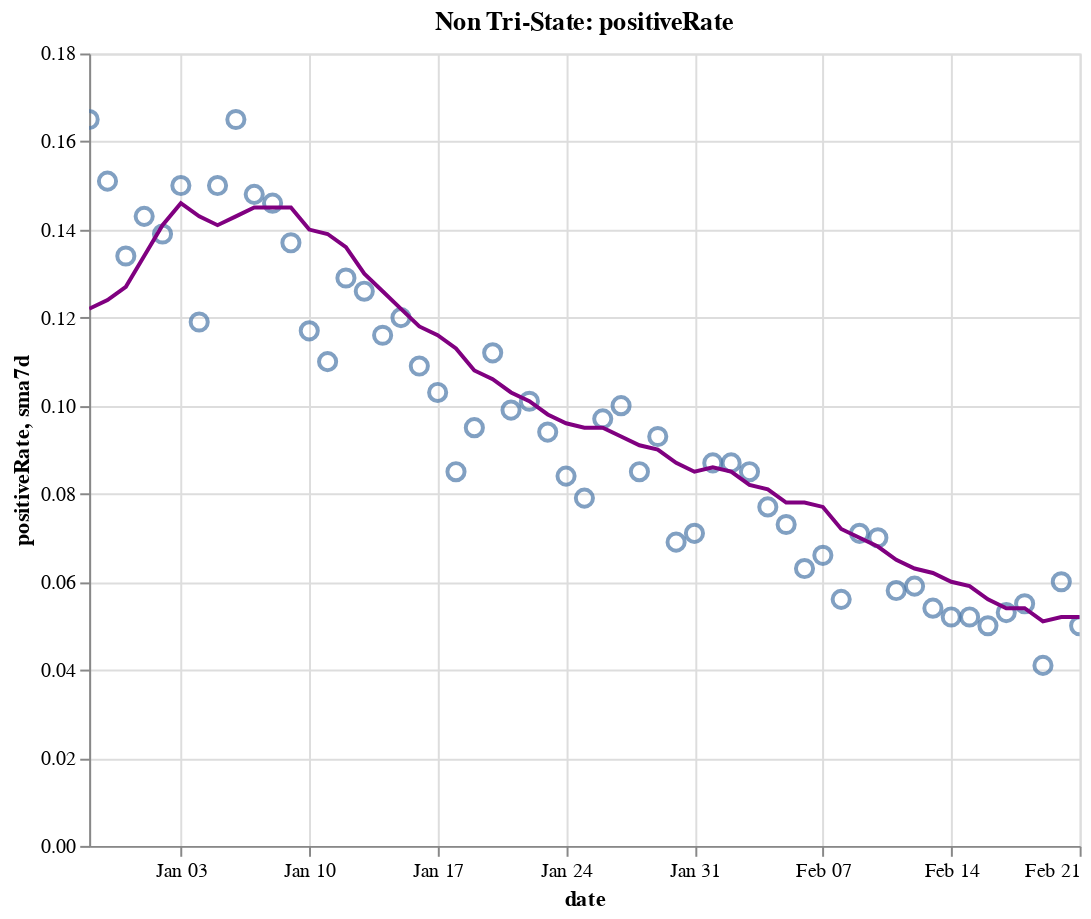

The code cell stored with this chart in its notebook:
### Code cell
create_plot(non_tristate, 'positiveRate')

### Figure 1 — Vega-Lite specification as saved in the notebook (floating-point values rounded to 4 significant figures)
{"config": {"view": {"continuousWidth": 400, "continuousHeight": 300}}, "layer": [{"layer": [{"mark": {"type": "point", "size": 75}, "encoding": {"tooltip": [{"type": "temporal", "field": "date"}, {"type": "quantitative", "field": "positiveRate"}, {"type": "quantitative", "field": "sma7d"}], "x": {"type": "temporal", "field": "date"}, "y": {"type": "quantitative", "field": "positiveRate"}}, "selection": {"selector016": {"type": "interval", "bind": "scales", "encodings": ["x", "y"]}}}, {"mark": {"type": "line", "color": "purple"}, "encoding": {"x": {"type": "temporal", "field": "date"}, "y": {"type": "quantitative", "field": "sma7d"}}}]}, {"mark": {"type": "rule", "color": "#aaa"}, "encoding": {"x": {"type": "temporal", "field": "date"}}, "transform": [{"filter": {"selection": "selector015"}}]}, {"mark": "circle", "encoding": {"opacity": {"condition": {"value": 1, "selection": "selector015"}, "value": 0}, "tooltip": [{"type": "temporal", "field": "date"}, {"type": "quantitative", "field": "positiveRate"}, {"type": "quantitative", "field": "sma7d"}], "x": {"type": "temporal", "field": "date"}, "y": {"type": "quantitative", "field": "positiveRate"}}, "selection": {"selector015": {"type": "single", "encodings": ["x"], "on": "mouseover", "nearest": true, "empty": "none"}}}, {"mark": {"type": "text", "align": "left", "dx": 5, "dy": -5, "stroke": "white", "strokeWidth": 2}, "encoding": {"text": {"type": "quantitative", "field": "positiveRate"}, "tooltip": [{"type": "temporal", "field": "date"}, {"type": "quantitative", "field": "positiveRate"}, {"type": "quantitative", "field": "sma7d"}], "x": {"type": "temporal", "field": "date"}, "y": {"type": "quantitative", "field": "positiveRate"}}, "transform": [{"filter": {"selection": "selector015"}}]}, {"mark": {"type": "text", "align": "left", "dx": 5, "dy": -5}, "encoding": {"text": {"type": "quantitative", "field": "positiveRate"}, "tooltip": [{"type": "temporal", "field": "date"}, {"type": "quantitative", "field": "positiveRate"}, {"type": "quantitative", "field": "sma7d"}], "x": {"type": "temporal", "field": "date"}, "y": {"type": "quantitative", "field": "positiveRate"}}, "transform": [{"filter": {"selection": "selector015"}}]}], "data": {"name": "data-690b22d68a6b7fd7d55bbdcf7718c362"}, "height": 400, "title": "Non Tri-State: positiveRate", "width": 500, "$schema": "https://vega.github.io/schema/vega-lite/v4.8.1.json", "datasets": {"data-690b22d68a6b7fd7d55bbdcf7718c362": [{"date": "2020-12-29T00:00:00", "totalTestResultsIncrease": 1112000.0, "positiveIncrease": 183100.0, "death": 275100.0, "deathIncrease": 3016.0, "positiveRate": 0.165, "state": "Non Tri-State", "sma7d": 0.122}, {"date": "2020-12-30T00:00:00", "totalTestResultsIncrease": 1389000.0, "positiveIncrease": 209100.0, "death": 278700.0, "deathIncrease": 3536.0, "positiveRate": 0.151, "state": "Non Tri-State", "sma7d": 0.124}, {"date": "2020-12-31T00:00:00", "totalTestResultsIncrease": 1508000.0, "positiveIncrease": 201700.0, "death": 281700.0, "deathIncrease": 3041.0, "positiveRate": 0.134, "state": "Non Tri-State", "sma7d": 0.127}, {"date": "2021-01-01T00:00:00", "totalTestResultsIncrease": 1119000.0, "positiveIncrease": 160500.0, "death": 284000.0, "deathIncrease": 2306.0, "positiveRate": 0.143, "state": "Non Tri-State", "sma7d": 0.134}, {"date": "2021-01-02T00:00:00", "totalTestResultsIncrease": 1833000.0, "positiveIncrease": 255000.0, "death": 286200.0, "deathIncrease": 2146.0, "positiveRate": 0.139, "state": "Non Tri-State", "sma7d": 0.141}, {"date": "2021-01-03T00:00:00", "totalTestResultsIncrease": 1283000.0, "positiveIncrease": 193000.0, "death": 287500.0, "deathIncrease": 1295.0, "positiveRate": 0.15, "state": "Non Tri-State", "sma7d": 0.146}, {"date": "2021-01-04T00:00:00", "totalTestResultsIncrease": 1360000.0, "positiveIncrease": 161500.0, "death": 288700.0, "deathIncrease": 1270.0, "positiveRate": 0.119, "state": "Non Tri-State", "sma7d": 0.143}, {"date": "2021-01-05T00:00:00", "totalTestResultsIncrease": 1319000.0, "positiveIncrease": 197800.0, "death": 291900.0, "deathIncrease": 3168.0, "positiveRate": 0.15, "state": "Non Tri-State", "sma7d": 0.141}, {"date": "2021-01-06T00:00:00", "totalTestResultsIncrease": 1365000.0, "positiveIncrease": 225200.0, "death": 295500.0, "deathIncrease": 3560.0, "positiveRate": 0.165, "state": "Non Tri-State", "sma7d": 0.143}, {"date": "2021-01-07T00:00:00", "totalTestResultsIncrease": 1647000.0, "positiveIncrease": 243600.0, "death": 299200.0, "deathIncrease": 3700.0, "positiveRate": 0.148, "state": "Non Tri-State", "sma7d": 0.145}, {"date": "2021-01-08T00:00:00", "totalTestResultsIncrease": 1828000.0, "positiveIncrease": 266100.0, "death": 302600.0, "deathIncrease": 3468.0, "positiveRate": 0.146, "state": "Non Tri-State", "sma7d": 0.145}, {"date": "2021-01-09T00:00:00", "totalTestResultsIncrease": 1787000.0, "positiveIncrease": 245000.0, "death": 305900.0, "deathIncrease": 3249.0, "positiveRate": 0.137, "state": "Non Tri-State", "sma7d": 0.145}, {"date": "2021-01-10T00:00:00", "totalTestResultsIncrease": 1772000.0, "positiveIncrease": 207700.0, "death": 307800.0, "deathIncrease": 1883.0, "positiveRate": 0.117, "state": "Non Tri-State", "sma7d": 0.14}, {"date": "2021-01-11T00:00:00", "totalTestResultsIncrease": 1541000.0, "positiveIncrease": 168800.0, "death": 309200.0, "deathIncrease": 1426.0, "positiveRate": 0.11, "state": "Non Tri-State", "sma7d": 0.139}, {"date": "2021-01-12T00:00:00", "totalTestResultsIncrease": 1510000.0, "positiveIncrease": 194500.0, "death": 313000.0, "deathIncrease": 3758.0, "positiveRate": 0.129, "state": "Non Tri-State", "sma7d": 0.136}, {"date": "2021-01-13T00:00:00", "totalTestResultsIncrease": 1578000.0, "positiveIncrease": 198500.0, "death": 316700.0, "deathIncrease": 3710.0, "positiveRate": 0.126, "state": "Non Tri-State", "sma7d": 0.13}, {"date": "2021-01-14T00:00:00", "totalTestResultsIncrease": 1752000.0, "positiveIncrease": 203900.0, "death": 320300.0, "deathIncrease": 3602.0, "positiveRate": 0.116, "state": "Non Tri-State", "sma7d": 0.126}, {"date": "2021-01-15T00:00:00", "totalTestResultsIncrease": 1825000.0, "positiveIncrease": 218300.0, "death": 323600.0, "deathIncrease": 3384.0, "positiveRate": 0.12, "state": "Non Tri-State", "sma7d": 0.122}, {"date": "2021-01-16T00:00:00", "totalTestResultsIncrease": 1796000.0, "positiveIncrease": 196100.0, "death": 327100.0, "deathIncrease": 3456.0, "positiveRate": 0.109, "state": "Non Tri-State", "sma7d": 0.118}, {"date": "2021-01-17T00:00:00", "totalTestResultsIncrease": 1641000.0, "positiveIncrease": 168200.0, "death": 329000.0, "deathIncrease": 1856.0, "positiveRate": 0.103, "state": "Non Tri-State", "sma7d": 0.116}, {"date": "2021-01-18T00:00:00", "totalTestResultsIncrease": 1502000.0, "positiveIncrease": 128100.0, "death": 330100.0, "deathIncrease": 1145.0, "positiveRate": 0.085, "state": "Non Tri-State", "sma7d": 0.113}, {"date": "2021-01-19T00:00:00", "totalTestResultsIncrease": 1340000.0, "positiveIncrease": 127400.0, "death": 332000.0, "deathIncrease": 1903.0, "positiveRate": 0.095, "state": "Non Tri-State", "sma7d": 0.108}, {"date": "2021-01-20T00:00:00", "totalTestResultsIncrease": 1511000.0, "positiveIncrease": 168500.0, "death": 336000.0, "deathIncrease": 4022.0, "positiveRate": 0.112, "state": "Non Tri-State", "sma7d": 0.106}, {"date": "2021-01-21T00:00:00", "totalTestResultsIncrease": 1667000.0, "positiveIncrease": 165700.0, "death": 339600.0, "deathIncrease": 3555.0, "positiveRate": 0.099, "state": "Non Tri-State", "sma7d": 0.103}, {"date": "2021-01-22T00:00:00", "totalTestResultsIncrease": 1674000.0, "positiveIncrease": 169600.0, "death": 343200.0, "deathIncrease": 3651.0, "positiveRate": 0.101, "state": "Non Tri-State", "sma7d": 0.101}, {"date": "2021-01-23T00:00:00", "totalTestResultsIncrease": 1660000.0, "positiveIncrease": 156200.0, "death": 346600.0, "deathIncrease": 3388.0, "positiveRate": 0.094, "state": "Non Tri-State", "sma7d": 0.098}, {"date": "2021-01-24T00:00:00", "totalTestResultsIncrease": 1509000.0, "positiveIncrease": 126200.0, "death": 348400.0, "deathIncrease": 1765.0, "positiveRate": 0.084, "state": "Non Tri-State", "sma7d": 0.096}, {"date": "2021-01-25T00:00:00", "totalTestResultsIncrease": 1408000.0, "positiveIncrease": 111500.0, "death": 349700.0, "deathIncrease": 1307.0, "positiveRate": 0.079, "state": "Non Tri-State", "sma7d": 0.095}, {"date": "2021-01-26T00:00:00", "totalTestResultsIncrease": 1339000.0, "positiveIncrease": 129300.0, "death": 353100.0, "deathIncrease": 3413.0, "positiveRate": 0.097, "state": "Non Tri-State", "sma7d": 0.095}, {"date": "2021-01-27T00:00:00", "totalTestResultsIncrease": 1353000.0, "positiveIncrease": 135700.0, "death": 356900.0, "deathIncrease": 3748.0, "positiveRate": 0.1, "state": "Non Tri-State", "sma7d": 0.093}, {"date": "2021-01-28T00:00:00", "totalTestResultsIncrease": 1614000.0, "positiveIncrease": 137700.0, "death": 360600.0, "deathIncrease": 3723.0, "positiveRate": 0.085, "state": "Non Tri-State", "sma7d": 0.091}, {"date": "2021-01-29T00:00:00", "totalTestResultsIncrease": 1590000.0, "positiveIncrease": 147300.0, "death": 363800.0, "deathIncrease": 3244.0, "positiveRate": 0.093, "state": "Non Tri-State", "sma7d": 0.09}, {"date": "2021-01-30T00:00:00", "totalTestResultsIncrease": 1883000.0, "positiveIncrease": 130700.0, "death": 366600.0, "deathIncrease": 2767.0, "positiveRate": 0.069, "state": "Non Tri-State", "sma7d": 0.087}, {"date": "2021-01-31T00:00:00", "totalTestResultsIncrease": 1469000.0, "positiveIncrease": 104300.0, "death": 368500.0, "deathIncrease": 1888.0, "positiveRate": 0.071, "state": "Non Tri-State", "sma7d": 0.085}, {"date": "2021-02-01T00:00:00", "totalTestResultsIncrease": 1197000.0, "positiveIncrease": 104200.0, "death": 369800.0, "deathIncrease": 1319.0, "positiveRate": 0.087, "state": "Non Tri-State", "sma7d": 0.086}, {"date": "2021-02-02T00:00:00", "totalTestResultsIncrease": 1191000.0, "positiveIncrease": 103700.0, "death": 373100.0, "deathIncrease": 3254.0, "positiveRate": 0.087, "state": "Non Tri-State", "sma7d": 0.085}, {"date": "2021-02-03T00:00:00", "totalTestResultsIncrease": 1270000.0, "positiveIncrease": 108200.0, "death": 376400.0, "deathIncrease": 3387.0, "positiveRate": 0.085, "state": "Non Tri-State", "sma7d": 0.082}, {"date": "2021-02-04T00:00:00", "totalTestResultsIncrease": 1456000.0, "positiveIncrease": 112300.0, "death": 381400.0, "deathIncrease": 4948.0, "positiveRate": 0.077, "state": "Non Tri-State", "sma7d": 0.081}, {"date": "2021-02-05T00:00:00", "totalTestResultsIncrease": 1594000.0, "positiveIncrease": 116700.0, "death": 384700.0, "deathIncrease": 3268.0, "positiveRate": 0.073, "state": "Non Tri-State", "sma7d": 0.078}, {"date": "2021-02-06T00:00:00", "totalTestResultsIncrease": 1566000.0, "positiveIncrease": 98790.0, "death": 387400.0, "deathIncrease": 2757.0, "positiveRate": 0.063, "state": "Non Tri-State", "sma7d": 0.078}, {"date": "2021-02-07T00:00:00", "totalTestResultsIncrease": 1243000.0, "positiveIncrease": 81640.0, "death": 388700.0, "deathIncrease": 1305.0, "positiveRate": 0.066, "state": "Non Tri-State", "sma7d": 0.077}, {"date": "2021-02-08T00:00:00", "totalTestResultsIncrease": 1112000.0, "positiveIncrease": 62360.0, "death": 389800.0, "deathIncrease": 1104.0, "positiveRate": 0.056, "state": "Non Tri-State", "sma7d": 0.072}, {"date": "2021-02-09T00:00:00", "totalTestResultsIncrease": 1138000.0, "positiveIncrease": 80680.0, "death": 392400.0, "deathIncrease": 2545.0, "positiveRate": 0.071, "state": "Non Tri-State", "sma7d": 0.07}, {"date": "2021-02-10T00:00:00", "totalTestResultsIncrease": 1183000.0, "positiveIncrease": 82840.0, "death": 395500.0, "deathIncrease": 3132.0, "positiveRate": 0.07, "state": "Non Tri-State", "sma7d": 0.068}, {"date": "2021-02-11T00:00:00", "totalTestResultsIncrease": 1503000.0, "positiveIncrease": 87660.0, "death": 399100.0, "deathIncrease": 3642.0, "positiveRate": 0.058, "state": "Non Tri-State", "sma7d": 0.065}, {"date": "2021-02-12T00:00:00", "totalTestResultsIncrease": 1493000.0, "positiveIncrease": 88060.0, "death": 404300.0, "deathIncrease": 5197.0, "positiveRate": 0.059, "state": "Non Tri-State", "sma7d": 0.063}, {"date": "2021-02-13T00:00:00", "totalTestResultsIncrease": 1444000.0, "positiveIncrease": 78120.0, "death": 407600.0, "deathIncrease": 3293.0, "positiveRate": 0.054, "state": "Non Tri-State", "sma7d": 0.062}, {"date": "2021-02-14T00:00:00", "totalTestResultsIncrease": 1197000.0, "positiveIncrease": 61680.0, "death": 408900.0, "deathIncrease": 1243.0, "positiveRate": 0.052, "state": "Non Tri-State", "sma7d": 0.06}, {"date": "2021-02-15T00:00:00", "totalTestResultsIncrease": 853600.0, "positiveIncrease": 44360.0, "death": 409800.0, "deathIncrease": 897.0, "positiveRate": 0.052, "state": "Non Tri-State", "sma7d": 0.059}, {"date": "2021-02-16T00:00:00", "totalTestResultsIncrease": 899900.0, "positiveIncrease": 45350.0, "death": 411000.0, "deathIncrease": 1213.0, "positiveRate": 0.05, "state": "Non Tri-State", "sma7d": 0.056}, {"date": "2021-02-17T00:00:00", "totalTestResultsIncrease": 1061000.0, "positiveIncrease": 56100.0, "death": 413100.0, "deathIncrease": 2074.0, "positiveRate": 0.053, "state": "Non Tri-State", "sma7d": 0.054}, {"date": "2021-02-18T00:00:00", "totalTestResultsIncrease": 1017000.0, "positiveIncrease": 56210.0, "death": 415400.0, "deathIncrease": 2391.0, "positiveRate": 0.055, "state": "Non Tri-State", "sma7d": 0.054}, {"date": "2021-02-19T00:00:00", "totalTestResultsIncrease": 1516000.0, "positiveIncrease": 61720.0, "death": 417700.0, "deathIncrease": 2268.0, "positiveRate": 0.041, "state": "Non Tri-State", "sma7d": 0.051}, {"date": "2021-02-20T00:00:00", "totalTestResultsIncrease": 1020000.0, "positiveIncrease": 61380.0, "death": 419600.0, "deathIncrease": 1923.0, "positiveRate": 0.06, "state": "Non Tri-State", "sma7d": 0.052}, {"date": "2021-02-21T00:00:00", "totalTestResultsIncrease": 1003000.0, "positiveIncrease": 49790.0, "death": 420800.0, "deathIncrease": 1187.0, "positiveRate": 0.05, "state": "Non Tri-State", "sma7d": 0.052}]}}
